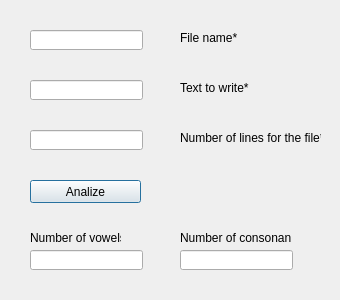
<?xml version="1.0" encoding="UTF-8"?>
<ui version="4.0">
 <class>Test</class>
 <widget class="QDialog" name="Test">
  <property name="windowModality">
   <enum>Qt::NonModal</enum>
  </property>
  <property name="geometry">
   <rect>
    <x>0</x>
    <y>0</y>
    <width>340</width>
    <height>300</height>
   </rect>
  </property>
  <property name="sizePolicy">
   <sizepolicy hsizetype="Preferred" vsizetype="Preferred">
    <horstretch>0</horstretch>
    <verstretch>0</verstretch>
   </sizepolicy>
  </property>
  <property name="minimumSize">
   <size>
    <width>340</width>
    <height>300</height>
   </size>
  </property>
  <property name="maximumSize">
   <size>
    <width>340</width>
    <height>300</height>
   </size>
  </property>
  <property name="windowTitle">
   <string>GUI Test</string>
  </property>
  <property name="windowIcon">
   <iconset>
    <normaloff>../../../Downloads/linux.png</normaloff>../../../Downloads/linux.png</iconset>
  </property>
  <widget class="QLabel" name="label">
   <property name="geometry">
    <rect>
     <x>180</x>
     <y>30</y>
     <width>61</width>
     <height>16</height>
    </rect>
   </property>
   <property name="text">
    <string>File name*</string>
   </property>
  </widget>
  <widget class="QLabel" name="label_2">
   <property name="geometry">
    <rect>
     <x>180</x>
     <y>80</y>
     <width>71</width>
     <height>16</height>
    </rect>
   </property>
   <property name="text">
    <string>Text to write*</string>
   </property>
  </widget>
  <widget class="QLabel" name="label_3">
   <property name="geometry">
    <rect>
     <x>180</x>
     <y>130</y>
     <width>141</width>
     <height>16</height>
    </rect>
   </property>
   <property name="text">
    <string>Number of lines for the file*</string>
   </property>
  </widget>
  <widget class="QLabel" name="label_4">
   <property name="geometry">
    <rect>
     <x>30</x>
     <y>230</y>
     <width>91</width>
     <height>16</height>
    </rect>
   </property>
   <property name="text">
    <string>Number of vowels</string>
   </property>
  </widget>
  <widget class="QLabel" name="label_5">
   <property name="geometry">
    <rect>
     <x>180</x>
     <y>230</y>
     <width>111</width>
     <height>16</height>
    </rect>
   </property>
   <property name="text">
    <string>Number of consonants</string>
   </property>
  </widget>
  <widget class="QPushButton" name="analize">
   <property name="geometry">
    <rect>
     <x>30</x>
     <y>180</y>
     <width>111</width>
     <height>23</height>
    </rect>
   </property>
   <property name="text">
    <string>Analize</string>
   </property>
  </widget>
  <widget class="QLineEdit" name="name">
   <property name="geometry">
    <rect>
     <x>30</x>
     <y>30</y>
     <width>113</width>
     <height>20</height>
    </rect>
   </property>
  </widget>
  <widget class="QLineEdit" name="text">
   <property name="geometry">
    <rect>
     <x>30</x>
     <y>80</y>
     <width>113</width>
     <height>20</height>
    </rect>
   </property>
  </widget>
  <widget class="QLineEdit" name="lines">
   <property name="geometry">
    <rect>
     <x>30</x>
     <y>130</y>
     <width>113</width>
     <height>20</height>
    </rect>
   </property>
  </widget>
  <widget class="QLineEdit" name="vowels">
   <property name="geometry">
    <rect>
     <x>30</x>
     <y>250</y>
     <width>113</width>
     <height>20</height>
    </rect>
   </property>
  </widget>
  <widget class="QLineEdit" name="consonants">
   <property name="geometry">
    <rect>
     <x>180</x>
     <y>250</y>
     <width>113</width>
     <height>20</height>
    </rect>
   </property>
  </widget>
 </widget>
 <resources/>
 <connections/>
</ui>
